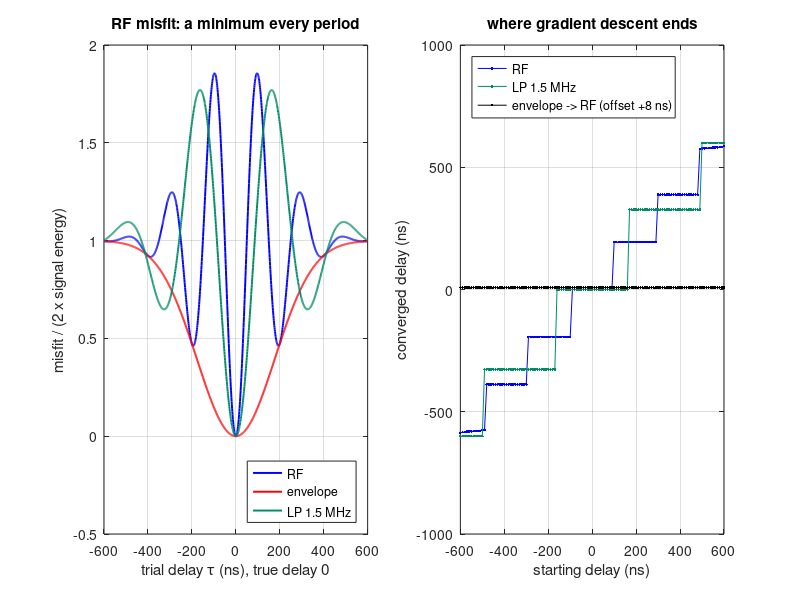

MATLAB code for this plot:
%% m14_cycle_skipping.m  --  why RF misfits trap gradient descent, and how to widen the basin
% Purpose : delay estimation by minimizing L(tau) = sum (d(t) - s(t - tau))^2 for a 5 MHz
%           Gaussian pulse (60 % bandwidth). Compares three misfits computed numerically
%           on sampled signals: RF, envelope (|analytic signal|, FFT Hilbert), and RF after
%           a Gaussian low-pass at 1.5 or 1.0 MHz. Lists the local minima, runs gradient
%           descent from 121 starting delays, and shows that a multiscale schedule (envelope
%           first, then RF) converges from starts the RF misfit alone cannot handle. Ends with
%           the travel-time form of the criterion used in full-waveform inversion.
% Change  : f0, sg, the low-pass corner fl, the starting delays.
% Expect  : RF local minima at 0, +-194, +-388 ns (just inside multiples of T0 = 200 ns);
%           RF basin |tau0| < 97 ns; envelope converges from every start (no local minima);
%           low-pass at 1.5 MHz: basin about +-160 ns at -29 dB of the pulse energy;
%           envelope first, then RF: converges from every start with RF curvature (32x
%           the envelope curvature at the minimum).
% Base MATLAB only; runs in MATLAB R2019b+ and GNU Octave 8. Runtime about 5 s.
rng(1);

%% 1. Signals
f0 = 5e6; sg = 0.125e-6;           % centre frequency (Hz), envelope std (s)
fs = 1e9; t = (-3e-6:1/fs:3e-6).';  % fine grid so delays are continuous (1 ns)
nT = numel(t);  nf = 2^nextpow2(2*nT);
fax = [0:nf/2-1, -nf/2:-1].' * fs / nf;              % FFT frequency axis (Hz)
pulse = @(tau) exp(-(t-tau).^2/(2*sg^2)) .* cos(2*pi*f0*(t-tau));
fl = 1.5e6;                                           % Gaussian low-pass corner (Hz)
lowp  = @(x) real(ifft(fft(x, nf) .* exp(-fax.^2/(2*fl^2))));
H     = @(x) ifft(fft(x, nf) .* (1 + sign(fax)));     % analytic signal (x + j Hilbert x)
crop  = @(x) x(1:nT);
envl  = @(x) abs(crop(H(x)));
d = pulse(0);                                          % data: true delay 0
fprintf('low-pass at %.1f MHz keeps %.1f dB of the pulse energy\n', fl/1e6, 10*log10(sum(crop(lowp(d)).^2)/sum(d.^2)));

%% 2. Misfit curves, computed numerically from the sampled signals
% L(tau) = sum (a - b_tau)^2 = sum a^2 + sum b^2 - 2 R_ab(tau): all shifts at once by FFT
% correlation (a shift commutes with the low-pass filter and with taking the envelope).
xc = @(a, b) real(ifft(fft(a, nf) .* conj(fft(b, nf))));
lagk = -600:600;  taus = lagk * 1e-9;                  % 1 ns lags
mis = @(a, b) sum(a.^2) + sum(b.^2) - 2 * subsref(xc(b, a), struct('type', '()', 'subs', {{mod(lagk, nf) + 1}})).';
dE = envl(d);  dL = crop(lowp(d));
fl2 = 1.0e6;  lowp2 = @(x) real(ifft(fft(x, nf) .* exp(-fax.^2/(2*fl2^2))));  dL2 = crop(lowp2(d));
L = [mis(d, d); mis(dE, dE); mis(dL, dL); mis(dL2, dL2)];
L = L ./ (2*[sum(d.^2); sum(dE.^2); sum(dL.^2); sum(dL2.^2)]);   % normalize by 2 x energy: L = 1 - R(tau)/R(0)
fprintf('low-pass at %.1f MHz keeps %.1f dB of the pulse energy\n', fl2/1e6, 10*log10(sum(dL2.^2)/sum(d.^2)));
names = {'RF', 'envelope', 'LP 1.5 MHz', 'LP 1.0 MHz'};
for m = 1:4
    loc = find(L(m,2:end-1) < L(m,1:end-2) & L(m,2:end-1) < L(m,3:end)) + 1;
    fprintf('%-11s local minima (ns): %s\n', names{m}, sprintf('%g ', round(taus(loc)*1e9)));
end
mx = find(L(1,2:end-1) > L(1,1:end-2) & L(1,2:end-1) > L(1,3:end)) + 1;
fprintf('RF local maxima nearest 0 (basin edges): %s ns; T0/2 = %.0f ns\n', sprintf('%g ', round(taus(mx(abs(taus(mx)) < 150e-9))*1e9)), 0.5e9/f0);

%% 3. Gradient descent from many starts on the tabulated misfits
% dL/dtau by central differences on the 1 ns table; step = 1/L''(0) (Newton step at the minimum)
dLdt = zeros(size(L));  dLdt(:,2:end-1) = (L(:,3:end) - L(:,1:end-2)) / 2e-9;
curv = (L(:,602) - 2*L(:,601) + L(:,600)) / 1e-18;    % L'' at tau = 0
fprintf('curvature at the minimum, RF / envelope = %.1f (theory 1 + 2 (2 pi f0 sg)^2 = %.1f)\n', curv(1)/curv(2), 1 + 2*(2*pi*f0*sg)^2);
starts = (-600:10:600) * 1e-9;
plan = {1, 2, 3, 4, [2 1]};                           % misfits used in sequence
lbl = {'RF', 'envelope', 'LP 1.5 MHz', 'LP 1.0 MHz', 'envelope -> RF'};
final = zeros(numel(plan), numel(starts));
for m = 1:numel(plan)
    tau = starts;
    for q = plan{m}
        for it = 1:400
            g = interp1(taus, dLdt(q,:), min(max(tau, taus(2)), taus(end-1)));
            tau = min(max(tau - g / curv(q), taus(1)), taus(end));   % stay on the table
        end
    end
    final(m, :) = tau;
end
ok = abs(final) < 2e-9;
for m = 1:numel(plan)
    k0 = find(starts == 0);  lo = k0;  hi = k0;
    while lo > 1 && ok(m, lo-1), lo = lo - 1; end
    while hi < numel(starts) && ok(m, hi+1), hi = hi + 1; end
    fprintf('%-15s converges to 0 from %3d of %d starts; contiguous basin [%4.0f, %4.0f] ns\n', ...
        lbl{m}, sum(ok(m,:)), numel(starts), starts(lo)*1e9, starts(hi)*1e9);
end

%% 4. Travel-time form of the criterion (transmission FWI / tomography)
% the starting model must predict the travel time within T/2: |dt| = L |dc| / c^2 < 1/(2 f)
fprintf('\nmax tolerable starting error |dc| (m/s) for c = 1500 m/s\n   f (MHz) | L = 50 mm | L = 100 mm | L = 200 mm\n');
for f = [0.5 1 2 5]
    fprintf('   %5.1f   | %8.1f  | %9.1f  | %9.1f\n', f, 1500^2./(2*f*1e6*[0.05 0.1 0.2]));
end

%% 5. Figures
figure('Position', [100 100 1050 420]);
subplot(1,2,1);
h = plot(taus*1e9, L(1,:), 'b', taus*1e9, L(2,:), 'r', taus*1e9, L(3,:), 'g');
set(h(3), 'Color', [0 0.55 0.4]); set(h, 'LineWidth', 1.4); grid on;
xlabel('trial delay \tau (ns), true delay 0'); ylabel('misfit / (2 x signal energy)');
xlim([-600 600]); legend(h, names(1:3), 'Location', 'southeast'); title('RF misfit: a minimum every period');
subplot(1,2,2);
h2 = plot(starts*1e9, final(1,:)*1e9, 'b.-', starts*1e9, final(3,:)*1e9, 'g.-', starts*1e9, final(5,:)*1e9 + 8, 'k.-');
set(h2(2), 'Color', [0 0.55 0.4]); grid on; xlim([-600 600]); xlabel('starting delay (ns)'); ylabel('converged delay (ns)');
legend(h2, {'RF', 'LP 1.5 MHz', 'envelope -> RF (offset +8 ns)'}, 'Location', 'northwest');
title('where gradient descent ends');
